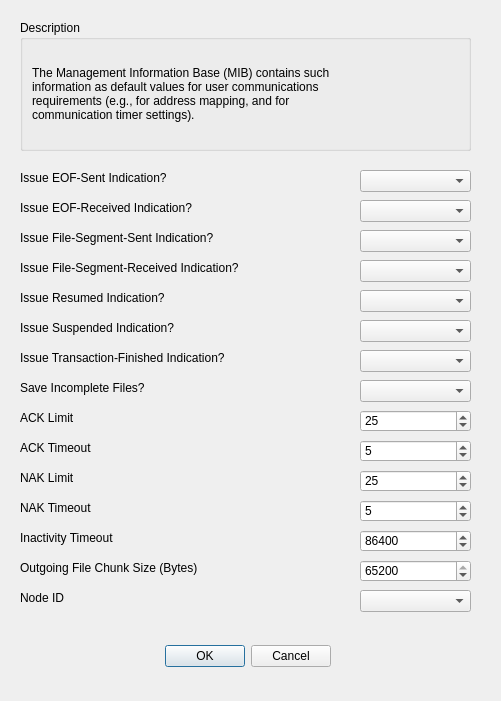
<?xml version="1.0" encoding="UTF-8"?>
<ui version="4.0">
 <class>Setter</class>
 <widget class="QDialog" name="Setter">
  <property name="geometry">
   <rect>
    <x>0</x>
    <y>0</y>
    <width>501</width>
    <height>701</height>
   </rect>
  </property>
  <property name="minimumSize">
   <size>
    <width>501</width>
    <height>701</height>
   </size>
  </property>
  <property name="maximumSize">
   <size>
    <width>501</width>
    <height>701</height>
   </size>
  </property>
  <property name="windowTitle">
   <string>MIB Settings</string>
  </property>
  <widget class="QDialogButtonBox" name="buttonBox">
   <property name="geometry">
    <rect>
     <x>-10</x>
     <y>640</y>
     <width>341</width>
     <height>32</height>
    </rect>
   </property>
   <property name="orientation">
    <enum>Qt::Horizontal</enum>
   </property>
   <property name="standardButtons">
    <set>QDialogButtonBox::Cancel|QDialogButtonBox::Ok</set>
   </property>
  </widget>
  <widget class="QSpinBox" name="spinBox_ACKTimeout">
   <property name="geometry">
    <rect>
     <x>360</x>
     <y>440</y>
     <width>111</width>
     <height>22</height>
    </rect>
   </property>
   <property name="maximum">
    <number>999999999</number>
   </property>
   <property name="value">
    <number>5</number>
   </property>
  </widget>
  <widget class="QLabel" name="label_ACKTimeout">
   <property name="geometry">
    <rect>
     <x>20</x>
     <y>440</y>
     <width>321</width>
     <height>16</height>
    </rect>
   </property>
   <property name="text">
    <string>ACK Timeout</string>
   </property>
  </widget>
  <widget class="QLabel" name="label_EOFRecv">
   <property name="geometry">
    <rect>
     <x>20</x>
     <y>200</y>
     <width>321</width>
     <height>16</height>
    </rect>
   </property>
   <property name="text">
    <string>Issue EOF-Received Indication?</string>
   </property>
  </widget>
  <widget class="QLabel" name="label_NAKTimeout">
   <property name="geometry">
    <rect>
     <x>20</x>
     <y>500</y>
     <width>321</width>
     <height>16</height>
    </rect>
   </property>
   <property name="text">
    <string>NAK Timeout</string>
   </property>
  </widget>
  <widget class="QSpinBox" name="spinBox_NAKLimit">
   <property name="geometry">
    <rect>
     <x>360</x>
     <y>470</y>
     <width>111</width>
     <height>22</height>
    </rect>
   </property>
   <property name="maximum">
    <number>999999999</number>
   </property>
   <property name="value">
    <number>25</number>
   </property>
  </widget>
  <widget class="QLabel" name="label_resumed">
   <property name="geometry">
    <rect>
     <x>20</x>
     <y>290</y>
     <width>321</width>
     <height>16</height>
    </rect>
   </property>
   <property name="text">
    <string>Issue Resumed Indication?</string>
   </property>
  </widget>
  <widget class="QLabel" name="label_transFin">
   <property name="geometry">
    <rect>
     <x>20</x>
     <y>350</y>
     <width>321</width>
     <height>16</height>
    </rect>
   </property>
   <property name="text">
    <string>Issue Transaction-Finished Indication?</string>
   </property>
  </widget>
  <widget class="QLabel" name="label_ID">
   <property name="geometry">
    <rect>
     <x>20</x>
     <y>590</y>
     <width>321</width>
     <height>16</height>
    </rect>
   </property>
   <property name="text">
    <string>Node ID</string>
   </property>
  </widget>
  <widget class="QComboBox" name="comboBox_fileRecv">
   <property name="geometry">
    <rect>
     <x>360</x>
     <y>260</y>
     <width>111</width>
     <height>22</height>
    </rect>
   </property>
  </widget>
  <widget class="QLabel" name="label_fileRecv">
   <property name="geometry">
    <rect>
     <x>20</x>
     <y>260</y>
     <width>321</width>
     <height>16</height>
    </rect>
   </property>
   <property name="text">
    <string>Issue File-Segment-Received Indication?</string>
   </property>
  </widget>
  <widget class="QComboBox" name="comboBox_EOFSent">
   <property name="geometry">
    <rect>
     <x>360</x>
     <y>170</y>
     <width>111</width>
     <height>22</height>
    </rect>
   </property>
  </widget>
  <widget class="QComboBox" name="comboBox_suspended">
   <property name="geometry">
    <rect>
     <x>360</x>
     <y>320</y>
     <width>111</width>
     <height>22</height>
    </rect>
   </property>
  </widget>
  <widget class="QComboBox" name="comboBox_EOFRecv">
   <property name="geometry">
    <rect>
     <x>360</x>
     <y>200</y>
     <width>111</width>
     <height>22</height>
    </rect>
   </property>
  </widget>
  <widget class="QComboBox" name="comboBox_transFin">
   <property name="geometry">
    <rect>
     <x>360</x>
     <y>350</y>
     <width>111</width>
     <height>22</height>
    </rect>
   </property>
  </widget>
  <widget class="QComboBox" name="comboBox_save">
   <property name="geometry">
    <rect>
     <x>360</x>
     <y>380</y>
     <width>111</width>
     <height>22</height>
    </rect>
   </property>
  </widget>
  <widget class="QLabel" name="label_suspended">
   <property name="geometry">
    <rect>
     <x>20</x>
     <y>320</y>
     <width>321</width>
     <height>16</height>
    </rect>
   </property>
   <property name="text">
    <string>Issue Suspended Indication?</string>
   </property>
  </widget>
  <widget class="QSpinBox" name="spinBox_chunkSize">
   <property name="geometry">
    <rect>
     <x>360</x>
     <y>560</y>
     <width>111</width>
     <height>22</height>
    </rect>
   </property>
   <property name="minimum">
    <number>4</number>
   </property>
   <property name="maximum">
    <number>65200</number>
   </property>
   <property name="singleStep">
    <number>4</number>
   </property>
   <property name="value">
    <number>65200</number>
   </property>
  </widget>
  <widget class="QLabel" name="label_NAKLimit">
   <property name="geometry">
    <rect>
     <x>20</x>
     <y>470</y>
     <width>321</width>
     <height>16</height>
    </rect>
   </property>
   <property name="text">
    <string>NAK Limit</string>
   </property>
  </widget>
  <widget class="QLabel" name="label_EOFSent">
   <property name="geometry">
    <rect>
     <x>20</x>
     <y>170</y>
     <width>321</width>
     <height>16</height>
    </rect>
   </property>
   <property name="text">
    <string>Issue EOF-Sent Indication?</string>
   </property>
  </widget>
  <widget class="QLabel" name="label_inactivity">
   <property name="geometry">
    <rect>
     <x>20</x>
     <y>530</y>
     <width>321</width>
     <height>16</height>
    </rect>
   </property>
   <property name="text">
    <string>Inactivity Timeout</string>
   </property>
  </widget>
  <widget class="QComboBox" name="comboBox_ID">
   <property name="geometry">
    <rect>
     <x>360</x>
     <y>590</y>
     <width>111</width>
     <height>22</height>
    </rect>
   </property>
  </widget>
  <widget class="QLabel" name="label_fileSent">
   <property name="geometry">
    <rect>
     <x>20</x>
     <y>230</y>
     <width>321</width>
     <height>16</height>
    </rect>
   </property>
   <property name="text">
    <string>Issue File-Segment-Sent Indication?</string>
   </property>
  </widget>
  <widget class="QLabel" name="label_save">
   <property name="geometry">
    <rect>
     <x>20</x>
     <y>380</y>
     <width>321</width>
     <height>16</height>
    </rect>
   </property>
   <property name="text">
    <string>Save Incomplete Files?</string>
   </property>
  </widget>
  <widget class="QSpinBox" name="spinBox_ACKLimit">
   <property name="geometry">
    <rect>
     <x>360</x>
     <y>410</y>
     <width>111</width>
     <height>22</height>
    </rect>
   </property>
   <property name="maximum">
    <number>999999999</number>
   </property>
   <property name="value">
    <number>25</number>
   </property>
  </widget>
  <widget class="QComboBox" name="comboBox_resumed">
   <property name="geometry">
    <rect>
     <x>360</x>
     <y>290</y>
     <width>111</width>
     <height>22</height>
    </rect>
   </property>
  </widget>
  <widget class="QLabel" name="label_chunkSize">
   <property name="geometry">
    <rect>
     <x>20</x>
     <y>560</y>
     <width>321</width>
     <height>16</height>
    </rect>
   </property>
   <property name="text">
    <string>Outgoing File Chunk Size (Bytes)</string>
   </property>
  </widget>
  <widget class="QLabel" name="label_ACKLimit">
   <property name="geometry">
    <rect>
     <x>20</x>
     <y>410</y>
     <width>321</width>
     <height>16</height>
    </rect>
   </property>
   <property name="text">
    <string>ACK Limit</string>
   </property>
  </widget>
  <widget class="QSpinBox" name="spinBox_NAKTimeout">
   <property name="geometry">
    <rect>
     <x>360</x>
     <y>500</y>
     <width>111</width>
     <height>22</height>
    </rect>
   </property>
   <property name="maximum">
    <number>999999999</number>
   </property>
   <property name="value">
    <number>5</number>
   </property>
  </widget>
  <widget class="QSpinBox" name="spinBox_inactivity">
   <property name="geometry">
    <rect>
     <x>360</x>
     <y>530</y>
     <width>111</width>
     <height>22</height>
    </rect>
   </property>
   <property name="maximum">
    <number>999999999</number>
   </property>
   <property name="singleStep">
    <number>100</number>
   </property>
   <property name="value">
    <number>86400</number>
   </property>
  </widget>
  <widget class="QComboBox" name="comboBox_fileSent">
   <property name="geometry">
    <rect>
     <x>360</x>
     <y>230</y>
     <width>111</width>
     <height>22</height>
    </rect>
   </property>
  </widget>
  <widget class="QGroupBox" name="groupBox_description">
   <property name="geometry">
    <rect>
     <x>20</x>
     <y>20</y>
     <width>451</width>
     <height>131</height>
    </rect>
   </property>
   <property name="title">
    <string>Description</string>
   </property>
   <layout class="QGridLayout" name="gridLayout">
    <item row="0" column="0">
     <widget class="QLabel" name="label_description">
      <property name="text">
       <string>The Management Information Base (MIB) contains such
information as default values for user communications
requirements (e.g., for address mapping, and for
communication timer settings).</string>
      </property>
     </widget>
    </item>
   </layout>
  </widget>
 </widget>
 <tabstops>
  <tabstop>comboBox_EOFSent</tabstop>
  <tabstop>comboBox_EOFRecv</tabstop>
  <tabstop>comboBox_fileSent</tabstop>
  <tabstop>comboBox_fileRecv</tabstop>
  <tabstop>comboBox_resumed</tabstop>
  <tabstop>comboBox_suspended</tabstop>
  <tabstop>comboBox_transFin</tabstop>
  <tabstop>comboBox_save</tabstop>
  <tabstop>spinBox_ACKLimit</tabstop>
  <tabstop>spinBox_ACKTimeout</tabstop>
  <tabstop>spinBox_NAKLimit</tabstop>
  <tabstop>spinBox_NAKTimeout</tabstop>
  <tabstop>spinBox_inactivity</tabstop>
  <tabstop>spinBox_chunkSize</tabstop>
  <tabstop>comboBox_ID</tabstop>
 </tabstops>
 <resources/>
 <connections>
  <connection>
   <sender>buttonBox</sender>
   <signal>accepted()</signal>
   <receiver>Setter</receiver>
   <slot>accept()</slot>
   <hints>
    <hint type="sourcelabel">
     <x>248</x>
     <y>254</y>
    </hint>
    <hint type="destinationlabel">
     <x>157</x>
     <y>274</y>
    </hint>
   </hints>
  </connection>
  <connection>
   <sender>buttonBox</sender>
   <signal>rejected()</signal>
   <receiver>Setter</receiver>
   <slot>reject()</slot>
   <hints>
    <hint type="sourcelabel">
     <x>316</x>
     <y>260</y>
    </hint>
    <hint type="destinationlabel">
     <x>286</x>
     <y>274</y>
    </hint>
   </hints>
  </connection>
 </connections>
</ui>
